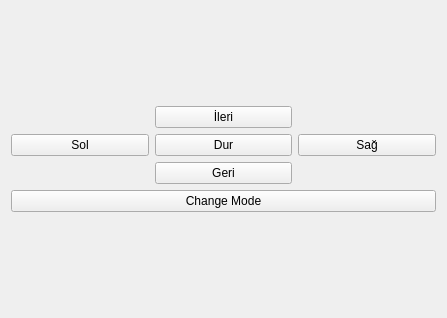
<?xml version="1.0" encoding="UTF-8"?>
<ui version="4.0">
 <class>Form</class>
 <widget class="QWidget" name="Form">
  <property name="geometry">
   <rect>
    <x>0</x>
    <y>0</y>
    <width>447</width>
    <height>318</height>
   </rect>
  </property>
  <property name="windowTitle">
   <string>Form</string>
  </property>
  <layout class="QVBoxLayout" name="verticalLayout_2">
   <item>
    <layout class="QVBoxLayout" name="verticalLayout">
     <item>
      <layout class="QGridLayout" name="gridLayout">
       <item row="1" column="1">
        <widget class="QPushButton" name="Dur_button">
         <property name="text">
          <string>Dur</string>
         </property>
        </widget>
       </item>
       <item row="0" column="1">
        <widget class="QPushButton" name="Ileri_button">
         <property name="text">
          <string>İleri</string>
         </property>
        </widget>
       </item>
       <item row="1" column="2">
        <widget class="QPushButton" name="Sag_Button">
         <property name="text">
          <string>Sağ</string>
         </property>
        </widget>
       </item>
       <item row="2" column="1">
        <widget class="QPushButton" name="Geri_Button">
         <property name="text">
          <string>Geri</string>
         </property>
        </widget>
       </item>
       <item row="1" column="0">
        <widget class="QPushButton" name="Sol_Button">
         <property name="text">
          <string>Sol</string>
         </property>
        </widget>
       </item>
      </layout>
     </item>
     <item>
      <widget class="QPushButton" name="Change_Mode">
       <property name="text">
        <string>Change Mode</string>
       </property>
      </widget>
     </item>
    </layout>
   </item>
  </layout>
 </widget>
 <resources/>
 <connections>
  <connection>
   <sender>Change_Mode</sender>
   <signal>clicked()</signal>
   <receiver>Form</receiver>
   <slot>close()</slot>
   <hints>
    <hint type="sourcelabel">
     <x>318</x>
     <y>307</y>
    </hint>
    <hint type="destinationlabel">
     <x>160</x>
     <y>261</y>
    </hint>
   </hints>
  </connection>
 </connections>
</ui>
